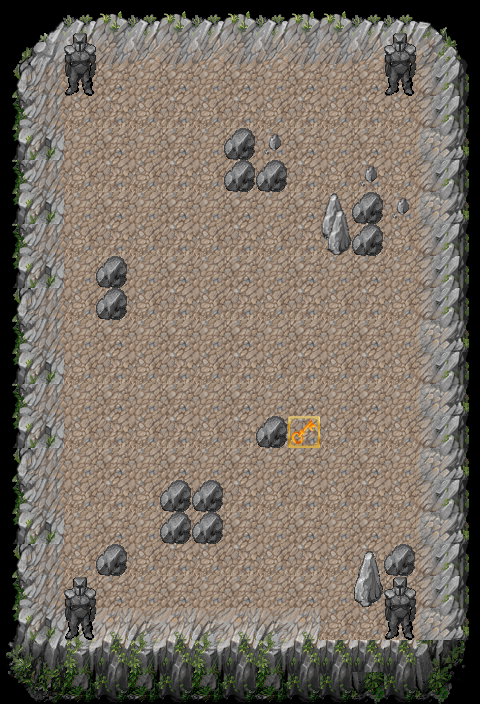

This is a level from a 2D game, rendered from its Tiled map with the project's own tilesets. A one-line summary and the map file follow, with tile-layer data summarised:
An orthogonal 15x22 tile map with 32x32 px tiles, 2 tile layers (Theme, SB), 1 hidden layer not drawn, 2 tilesets and 15 objects.

<map version="1.2" tiledversion="1.3.1" orientation="orthogonal" renderorder="right-down" compressionlevel="0" width="15" height="22" tilewidth="32" tileheight="32" infinite="0" nextlayerid="10" nextobjectid="25">
 <tileset firstgid="1" name="mountain_landscape" tilewidth="32" tileheight="32" tilecount="256" columns="16">
  <image source="mountain_landscape.png" width="512" height="512" />
 </tileset>
 <tileset firstgid="257" name="ui" tilewidth="32" tileheight="32" tilecount="4" columns="4">
  <image source="ui.png" width="128" height="32" />
 </tileset>
 <layer id="1" name="Theme" width="15" height="22">
  <data>[330 cells, 330 non-empty, 40 distinct tile ids]</data>
 </layer>
 <layer id="2" name="SB" width="15" height="22">
  <data>[330 cells, 30 non-empty, 9 distinct tile ids]</data>
 </layer>
 <layer id="3" name="Object" width="15" height="22" visible="0">
  <data>[330 cells, 0 non-empty, 0 distinct tile ids]</data>
 </layer>
 <objectgroup id="5" name="Wall">
  <object id="9" x="327.459" y="201.27" width="52.0925" height="48.3442" />
  <object id="12" x="232.572" y="133.933" width="20.0462" height="55.0853" />
  <object id="13" x="260.873" y="168.224" width="21.5356" height="20.2909" />
  <object id="14" x="104.394" y="263.111" width="19.7909" height="50.8407" />
  <object id="18" x="169.483" y="491.679" width="48.5853" height="46.8407" />
  <object id="19" x="100.391" y="550.523" width="22.5391" height="21.798" />
  <object id="20" x="364.267" y="555.789" width="6.25889" />
  <object id="21" x="356.757" y="550.531" width="21.7873" height="54.0782" />
  <object id="23" x="384.296" y="550.523" width="27.0462" height="26.5462" />
  <object id="24" x="260.75" y="422.25" width="23.5" height="22.25" />
 </objectgroup>
 <objectgroup id="6" name="Kill">
  <object id="1" x="463.158" y="2.50356" width="16.2731" height="699.744" />
  <object id="3" x="1.25178" y="-1.25178" width="479.431" height="10.0142" />
  <object id="5" x="0" y="0" width="15.0213" height="703.499" />
  <object id="6" x="1.25178" y="683.471" width="480.683" height="18.7767" />
 </objectgroup>
 <objectgroup id="7" name="Key">
  <object id="8" x="293.828" y="421.724" width="19.4642" height="19.5758" />
 </objectgroup>
 <objectgroup id="8" name="Moving  Wall" />
 <objectgroup id="9" name="Explode" />
</map>
